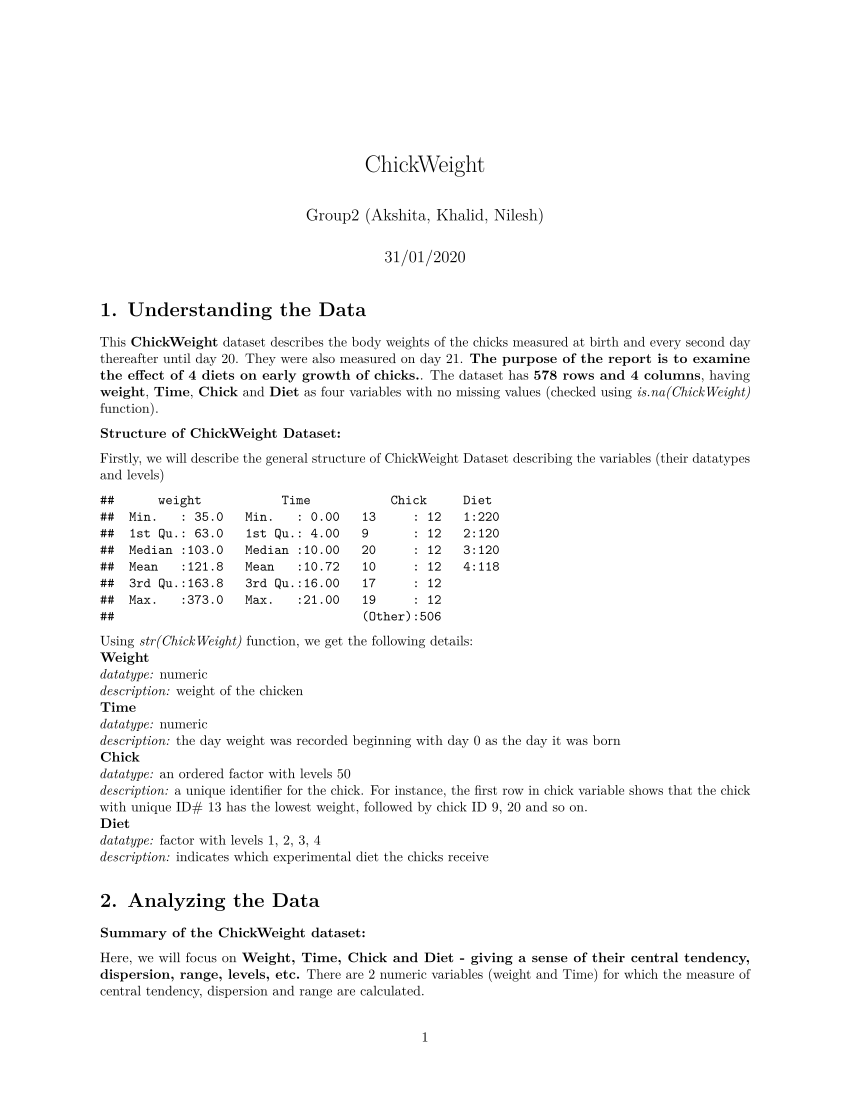

This figure's R source:
---
title: "ChickWeight"
author: "Group2 (Akshita, Khalid, Nilesh)"
date: "31/01/2020"
output: pdf_document
---

```{r setup, include=FALSE}
knitr::opts_chunk$set(echo = TRUE, fig.height=3, fig.width=8)
library(tidyverse)
library('data.table')
library('Rmisc')
library('ggpubr')
library('Hmisc')
library(RColorBrewer)
```

# 1. Understanding the Data

This **ChickWeight** dataset describes the body weights of the chicks measured at birth and every second day thereafter until day 20. They were also measured on day 21. **The purpose of the report is to examine the effect of 4 diets on early growth of chicks.**. The dataset has **578 rows and 4 columns**, having **weight**, **Time**, **Chick** and **Diet** as four variables with no missing values (checked using *is.na(ChickWeight)* function). 


**Structure of ChickWeight Dataset:**

Firstly, we will describe the general structure of ChickWeight Dataset describing the variables (their datatypes and levels)

```{r echo=FALSE}
summary(ChickWeight)

```
Using *str(ChickWeight)* function, we get the following details:\
**Weight**\
*datatype:* numeric \
*description:* weight of the chicken\
**Time**\
*datatype:* numeric \
*description:* the day weight was recorded beginning with day 0 as the day it was born\
**Chick**\
*datatype:* an ordered factor with levels 50 \
*description:* a unique identifier for the chick. For instance, the first row in chick variable shows that the chick with unique ID# 13 has the lowest weight, followed by chick ID 9, 20 and so on.\
**Diet**\
*datatype:* factor with levels 1, 2, 3, 4 \
*description:* indicates which experimental diet the chicks receive

# 2. Analyzing the Data

**Summary of the ChickWeight dataset:**

Here, we will focus on **Weight, Time, Chick and Diet - giving a sense of their central tendency, dispersion, range, levels, etc.**
There are 2 numeric variables (weight and Time) for which the measure of central tendency, dispersion and range are calculated.

**Measures of central tendency**
```{r echo=FALSE}
#THE MEASURE OF CENTRAL TENDENCY CODE:
#install.packages("data.table")

central_tendency_mean<-function(x){
 return(round(mean(x),digits=3))
  }
central_tendency_median<-function(x){
  return(median(x))
}
central_tendency_mode<-function(x){
  ux <- unique(x)
  tab <- tabulate(match(x, ux))
  ux[tab == max(tab)]
  paste(ux[tab == max(tab)],collapse=" ")
}
ct<-function(x,y){
  cDT = data.table(
  Measure = c("Mean","Median","Mode"),
  "|" = c("|","|","|"),
  Weight = c(central_tendency_mean(x), central_tendency_median(x), central_tendency_mode(x)),
  "|" = c("|","|","|"),
  Time = c(central_tendency_mean(y), central_tendency_median(y),central_tendency_mode(y))
  )
  return(cDT)
}

ct(ChickWeight$weight, ChickWeight$Time)
```
**Measures of Dispersion**
```{r echo=FALSE}
#THE MEASURE OF DISPERSION CODE:
#install.packages("data.table")
#library('data.table')
dispersion_variance<-function(x){
  return(round(var(x),digits=3))
}
dispersion_sd<-function(x){
  return(round(sd(x),digits=3))
}

disper<-function(x,y){
  dDT = data.table(
  Measure = c("Variance","Standard Deviation","Inter-Quartile Range (IQR)", "Range"),
  "|" = c("|","|","|","|"),
  Weight = c(dispersion_variance(x), dispersion_sd(x), IQR(x), paste(range(x),collapse=" ")),
  "|" = c("|","|","|","|"),
  Time = c(dispersion_variance(y), dispersion_sd(y), IQR(y), paste(range(y),collapse=" "))
)
  return(dDT)
}

disper(ChickWeight$weight, ChickWeight$Time)


```

**Summarizing the above measures grouped by diet** 

```{r echo=FALSE}
#ggplot(ChickWeight, aes(x=Diet,y=weight,fill=Diet)) + geom_boxplot(outlier.size=2)

```
Average weights for each diet is shown in the following graph:
```{r echo=FALSE}
individual_mean<-aggregate( weight ~ Diet, ChickWeight, mean )
#individual_mean

```
```{r echo=FALSE}


ggplot(data=individual_mean, aes(x=Diet,y=weight))+geom_bar(stat="identity",fill= brewer.pal(length(unique(individual_mean$Diet)), "Set3"), width=0.5)+
  
geom_text(aes(label=round(weight,2)), vjust=1.6, color="black", size=3.5)+ 
  theme_light()


```
From the above graph, the average weight of *Diet 3 > Diet 4 > Diet 2 > Diet 1*. In order to understand the distribution, skewness, and general idea of mean and median, the following graphs show the *overall weight vs Diet*, and *individual weight vs Diet*.

```{r echo=FALSE}
#SD of the distribution 
#ChickWeight %>% 
  #group_by(Diet) %>% 
  #summarise(sd = sd(weight))

m<-mean(ChickWeight$weight);std<-sqrt(var(ChickWeight$weight))
hist(ChickWeight$weight,prob=T,main="Weight",xlab="Weight")
curve(dnorm(x, mean=m, sd=std), col="darkblue", lwd=2, add=TRUE)
abline(v = mean(ChickWeight$weight),
 col = "royalblue",
 lwd = 2)
abline(v = median(ChickWeight$weight),
 col = "red",
 lwd = 2)

legend(x = "topright", # location of legend within plot area
 c("Density plot", "Mean", "Median"),
 col = c("darkblue", "royalblue", "red"),
 lwd = c(2, 2, 2))
```
It is observed that the distribution is rightly skewed, as Mean > Median.

```{r echo=FALSE}
par(mfcol=c(1,4))
#SD of the distribution 
sd1<-filter(ChickWeight,Diet==1) 

m<-mean(sd1$weight);std<-sqrt(var(sd1$weight))
hist(sd1$weight,prob=T,main="Weight for Diet 1",xlab="Weight")
curve(dnorm(x, mean=m, sd=std), col="darkblue", lwd=2, add=TRUE)
abline(v = mean(sd1$weight),
 col = "royalblue",
 lwd = 2)
abline(v = median(sd1$weight),
 col = "red",
 lwd = 2)

#SD of the distribution 
sd2<-filter(ChickWeight,Diet==2) 

m2<-mean(sd2$weight);std2<-sqrt(var(sd2$weight))
hist(sd2$weight,prob=T,main="Weight for Diet 2",xlab="Weight")
curve(dnorm(x, mean=m2, sd=std2), col="darkblue", lwd=2, add=TRUE)
abline(v = mean(sd2$weight),
 col = "royalblue",
 lwd = 2)
abline(v = median(sd2$weight),
 col = "red",
 lwd = 2)

#SD of the distribution 
sd3<-filter(ChickWeight,Diet==3) 

m3<-mean(sd3$weight);std3<-sqrt(var(sd3$weight))
hist(sd3$weight,prob=T,main="Weight for Diet 3",xlab="Weight")
curve(dnorm(x, mean=m3, sd=std3), col="darkblue", lwd=2, add=TRUE)
abline(v = mean(sd3$weight),
 col = "royalblue",
 lwd = 2)
abline(v = median(sd3$weight),
 col = "red",
 lwd = 2)


#SD of the distribution 
sd4<-filter(ChickWeight,Diet==3) 

m4<-mean(sd4$weight);std4<-sqrt(var(sd4$weight))
hist(sd4$weight,prob=T,main="Weight for Diet 4",xlab="Weight")
curve(dnorm(x, mean=m4, sd=std4), col="darkblue", lwd=2, add=TRUE)
abline(v = mean(sd4$weight),
 col = "royalblue",
 lwd = 2)
abline(v = median(sd4$weight),
 col = "red",
 lwd = 2)


#legend(x = "topright", # location of legend within plot area

# c("Density plot", "Mean", "Median"),
#col = c("chocolate3", "royalblue", "red"),
#lwd = c(2, 2, 2))

```

Overall Co-relation for Weight~Time for the given dataset

```{r echo = FALSE}
cor(ChickWeight$Time,ChickWeight$weight)
```

**Confidence intervals for mean weight at day 20 for each diet** \
*This is the analysis for part b of Assignment 1*\
Here we are anlaysing the mean weight observed with each of the 4 diets with 95% confidence intervals to further confirm the weight~Diet relationship that was observed above. 

```{r echo=FALSE}
cw20<-filter(ChickWeight, Time == 20)
grp1<- cw20 %>% filter(Diet==1)
grp2<- cw20 %>% filter(Diet==2)
grp3<- cw20 %>% filter(Diet==3)
grp4<- cw20 %>% filter(Diet==4)

confidence_interval <- function(x1, x2, x3, x4){
m1 <- mean(x1)
s1 <- sd(x1)
n1 <- length(x1)
error <- qt(0.975,df=n1-1)*s1/sqrt(n1)
L1 <- m1-error
R1 <- m1+error

m2 <- mean(x2)
s2 <- sd(x2)
n2 <- length(x2)
error <- qt(0.975,df=n2-1)*s2/sqrt(n2)
L2 <- m2-error
R2 <- m2+error

m3 <- mean(x3)
s3 <- sd(x3)
n3 <- length(x3)
error <- qt(0.975,df=n3-1)*s3/sqrt(n3)
L3 <- m3-error
R3 <- m3+error

m4 <- mean(x4)
s4 <- sd(x4)
n4 <- length(x4)
error <- qt(0.975,df=n4-1)*s4/sqrt(n4)
L4 <- m4-error
R4 <- m4+error
    
dDT = data.table(
  Diets = c("Diet 1","Diet 2","Diet 3", "Diet 4"),
  "|" = c("|","|","|","|"),
  Sample_size = c(n1,n2, n3,n4),
  "|" = c("|","|","|","|"),
  Avg_Weight = c(m1,m2, m3,m4),
  "|" = c("|","|","|","|"),
  Lower_Value  = c(L1,L2, L3,L4),
  "|" = c("|","|","|","|"),
  Upper_Value = c(R1,R2, R3,R4),
  "|" = c("|","|","|","|"),
  Range_of_CI = c(R1-L1,R2-L2, R3-L3,R4-L4)
)
  return(dDT)

}
confidence_interval(grp1$weight, grp2$weight, grp3$weight, grp4$weight)

```


```{r echo=FALSE}

#install.packages("Hmisc")

stat_sum_cw <- function(fun, geom="crossbar", ...) {
  stat_summary(fun.data = fun, colour = "red", geom = geom, width = 0.2, ...)
}

d<-filter(ChickWeight, Time==20)
d1 <- ggplot(d, aes(Diet,weight)) + geom_point()
d1 + stat_sum_cw("mean_cl_boot", mapping = aes(group = Diet)) +stat_summary(fun.y = "mean", colour = "blue", size = 3, geom = "point")



```
The above graph depicts confidence intervals for mean weight at day 20 for each diet. It is observed that the Range of CI for Diet 2 > Diet 3 > Diet 4 ~ Diet 1. However, the average weight of Diet 3 > Diet 4 > Diet 2 > Diet 1.




**General trend of Weight observed with each diet over a period of 21 days (using GGplot and Face grid functions)**

```{r echo=FALSE}
cw2<-ggplot(ChickWeight,aes(Time,weight))
cw2+geom_point(color='red')+geom_smooth(method="lm")+facet_grid(.~Diet)

```
We observe that there is an increase in weight for all four Diets over 21 days, with *highest increase for Diet 3* (as we can see that it has the *maximum positive slope*).


# 3. Conclusion

**Conclusion** \

1. The average weights for all four Diets are positively correlated with Time i.e. there is strong linear relationship and both the variables move in the same direction, but there is maximum correlation for Diet 3 and minimum for Diet 1 w.r.t time for 20 days period. \

2. The average weight of *Diet 3 > Diet 4 > Diet 2 > Diet 1* \

3. There is an increase in weight for all four Diets over 21 days, with *highest increase for Diet 3* \

**Future Scope** \

1. Overall co-relation for Weight~Time for the given dataset indicates a strong linear relationship i.e  both the variables are positively corelated with one another, so if we have data for more days and if we go beyond 20 days, the weight of the chicken will further increase in a linearly. \
